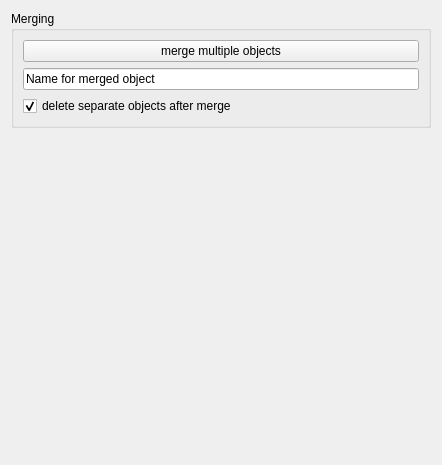
<?xml version="1.0" encoding="UTF-8"?>
<ui version="4.0">
 <class>MergeTool</class>
 <widget class="QWidget" name="MergeTool">
  <property name="geometry">
   <rect>
    <x>0</x>
    <y>0</y>
    <width>442</width>
    <height>465</height>
   </rect>
  </property>
  <property name="windowTitle">
   <string>Form</string>
  </property>
  <layout class="QVBoxLayout" name="verticalLayout_4">
   <item>
    <widget class="QGroupBox" name="groupBox_2">
     <property name="title">
      <string>Merging</string>
     </property>
     <layout class="QVBoxLayout" name="verticalLayout_3">
      <item>
       <widget class="QPushButton" name="mergeButton">
        <property name="text">
         <string>merge multiple objects</string>
        </property>
       </widget>
      </item>
      <item>
       <widget class="QLineEdit" name="mergedName">
        <property name="text">
         <string>Name for merged object</string>
        </property>
       </widget>
      </item>
      <item>
       <widget class="QCheckBox" name="deleteObjects">
        <property name="text">
         <string>delete separate objects after merge</string>
        </property>
        <property name="checked">
         <bool>true</bool>
        </property>
       </widget>
      </item>
     </layout>
    </widget>
   </item>
   <item>
    <spacer name="verticalSpacer">
     <property name="orientation">
      <enum>Qt::Vertical</enum>
     </property>
     <property name="sizeHint" stdset="0">
      <size>
       <width>20</width>
       <height>98</height>
      </size>
     </property>
    </spacer>
   </item>
  </layout>
 </widget>
 <resources/>
 <connections/>
</ui>
